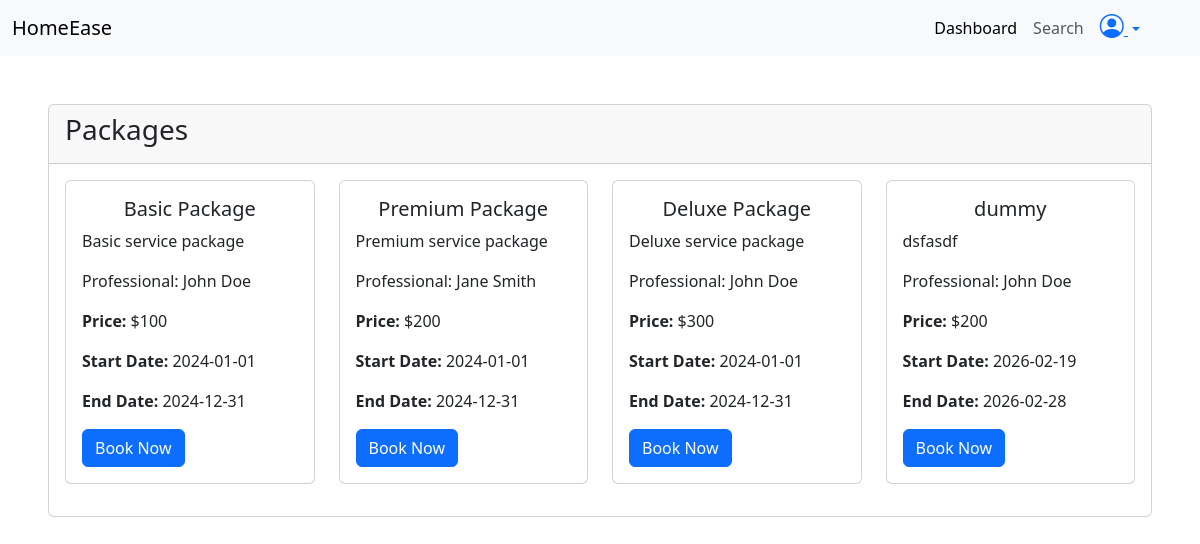
The app's page /customer/dashboard (signed in) with its own data.
### application/models.py (models this page shows, shortened)
class Package(db.Model):
    id = db.Column(db.Integer, primary_key =True , autoincrement=True)
    title = db.Column(db.String, unique=True , nullable=False)
    price = db.Column(db.String , nullable=False)
    description= db.Column(db.String , nullable=False)
    prof_id = db.Column(db.Integer ,db.ForeignKey("professional.id") , nullable=False )
    status = db.Column(db.String, nullable=False)
    start_date = db.Column(db.Date , nullable =False)
    end_date = db.Column(db.Date , nullable =False)
    bookings = db.relationship("Booking", backref="package", lazy=True)

class Professional(db.Model, UserMixin):
    id = db.Column(db.Integer, primary_key =True , autoincrement=True)
    email = db.Column(db.String, unique=True , nullable=False)
    password = db.Column(db.String , nullable=False)
    name = db.Column(db.String , nullable=False)
    address = db.Column(db.String, nullable=False)
    mobile = db.Column(db.String, nullable=False)
    experiance = db.Column(db.String,nullable = False)
    status = db.Column(db.String, nullable=False)
    resume_url = db.Column(db.String, nullable=False)
    packages = db.relationship("Package", backref="professional", lazy=True)
    bookings = db.relationship("Booking", backref="professional", lazy=True)

### application/routes.py (the view)
@app.route("/customer/dashboard")
@login_required
def customer_dashboard():
    packs = db.session.query(Package).filter_by(status="Active").all()
    return render_template("customer/dashboard.html" , cu=current_user, packages=packs)

### app.py (called while the page is built)
def create_app():
    app = Flask(__name__ , )
    app.config["SQLALCHEMY_DATABASE_URI"] = "sqlite:///mydb.sqlite3"
    app.config["SECRET_KEY"] = "mysecretkey"
    db.init_app(app)
    login_manager = LoginManager(app)
    @login_manager.user_loader
    def load_user(email):
        user= db.session.query(Customer).filter_by(email=email).first() or \
        db.session.query(Professional).filter_by(email=email).first() or \
        db.session.query(Admin).filter_by(email=email).first()
        return user
    app.app_context().push()
    return app

### templates/customer/dashboard.html (shortened to what this page needs)
<!DOCTYPE html>
<html lang="en">
<head>
    <link href="https://cdn.jsdelivr.net/npm/bootstrap@5.3.8/dist/css/bootstrap.min.css" rel="stylesheet"
>
    <link rel="stylesheet" href="https://cdn.jsdelivr.net/npm/bootstrap-icons@1.13.1/font/bootstrap-icons.min.css">
</head>
<body>
    <nav class="navbar navbar-expand-lg bg-body-tertiary">
        <div class="container-fluid">
            <a class="navbar-brand" href="#">HomeEase</a>
            <div class="collapse navbar-collapse" id="navbarNav">
                <ul class="navbar-nav ms-auto me-5">
                    <li class="nav-item">
                        <a class="nav-link active" aria-current="page" href="#">Dashboard</a>
                    </li>
                    <li class="nav-item me-2">
                        <a class="nav-link" href="#">Search</a>
                    </li>
                    <li class="nav-item ">
                        <div class="dropdown">
                            <a class="dropdown-toggle" href="#" data-bs-toggle="dropdown" aria-expanded="false">
                                <i class="bi bi-person-circle fs-4"></i>
                            </a>
                        </div>
                    </li>
                </ul>
            </div>
        </div>
    </nav>
    <div class="card mt-5 ms-5 me-5">
        <div class="card-header">
            <div class="d-flex d-inline">
                <h3>Packages</h3>
            </div>
        </div>
        <div class="card-body">
            <div class="row ">
                {% for package in packages %}
                <div class="col-3 ">
                    <div class="card mb-3">
                        <div class="card-body">
                            <h5 class="card-title text-center">{{ package.title }}</h5>
                            <p class="card-text">{{ package.description }}</p>
                            <p class="card-text"> Professional: {{ package.professional.name }}</p>
                            <p class="card-text"><strong>Price:</strong> ${{ package.price }}</p>
                            <p class="card-text"><strong>Start Date:</strong> {{ package.start_date }}</p>
                            <p class="card-text"><strong>End Date:</strong> {{ package.end_date }}</p>
                            <a  type="button" class="btn btn-primary ms-auto"
                                data-bs-toggle="modal" data-bs-target="#bookpack{{ package.id }}">
                                Book Now
                            </a>
                        </div>
                    </div>
                </div>
                {% endfor %}
            </div>
        </div>
    </div>
</body>
</html>

### records on screen
Package: title "Basic Package", description "Basic service package", professional.name "John Doe", price "100", start_date "2024-01-01", end_date "2024-12-31"
Package: title "Premium Package", description "Premium service package", professional.name "Jane Smith", price "200", start_date "2024-01-01", end_date "2024-12-31"
Package: title "Deluxe Package", description "Deluxe service package", professional.name "John Doe", price "300", start_date "2024-01-01", end_date "2024-12-31"
Package: title "dummy", description "dsfasdf", professional.name "John Doe", price "200", start_date "2026-02-19", end_date "2026-02-28"
